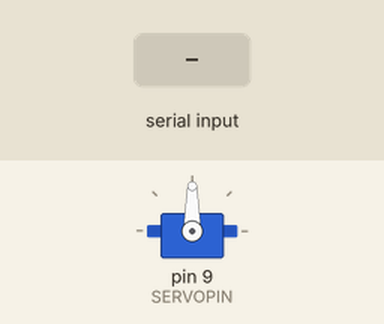
Bench run of a sketch on a simulated Arduino Uno, built with avr-gcc and run on an emulated ATmega328P. Parts: servo. The inputs (shaded band) are chosen by the test bench.

Above: at 1.2 s.
1.3 s: "90,45\n" received over Serial
At 3.4 s:
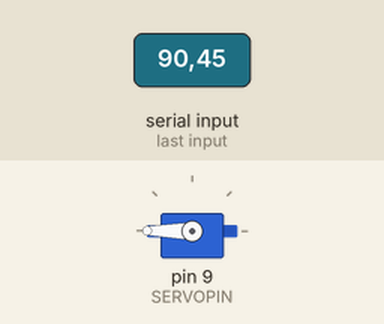
3.8 s: "5\n" received over Serial
At 5.2 s:
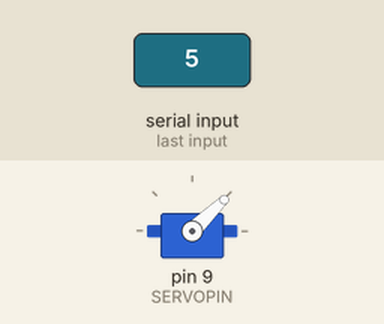
6.3 s: "200\n" received over Serial
At 8.4 s:
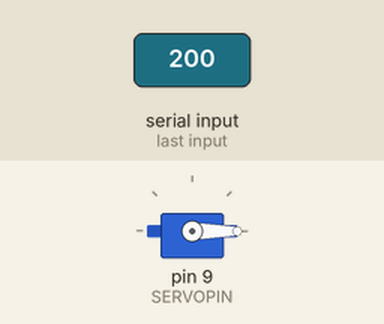
8.8 s: "30,150\n" received over Serial
At 10.4 s:
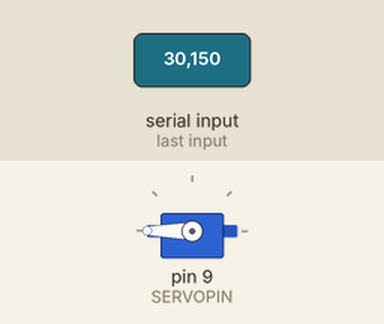
Timing chart, 0 to 11.9 s (numbered marks = the images above; inputs shaded):
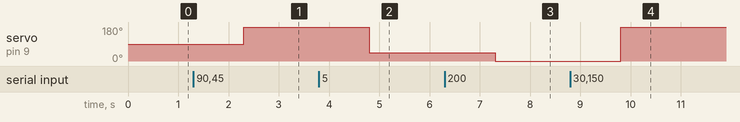

The sketch:

vote-indicator.ino
```cpp
#include <Servo.h>
#include <SoftwareSerial.h>

const int MINSERVOPOS = 0;
const int MAXSERVOPOS = 200;
const int SERVOPIN = 9;

Servo myservo;
int servopos = MINSERVOPOS;
float voteValue = 0.5;
float oldVoteValue = voteValue;
String serialString;

void setup() {
  Serial.begin(9600);
  myservo.attach(SERVOPIN);

}

void loop() {
  // put your main code here, to run repeatedly:
  if(Serial.available()){
    serialString = Serial.readString();
    voteValue = serialString.toFloat();
    if(voteValue != oldVoteValue){
      actuateServo(voteValue);
      oldVoteValue = voteValue;
    }

  }
}

void setServoToStartPosition(){
  pinMode(SERVOPIN, OUTPUT);

  myservo.write(MINSERVOPOS);              // tell servo to go to position in variable 'pos'
  delay(200);                       // waits 15ms for the servo to reach the position
  pinMode(SERVOPIN, INPUT);
}

void actuateServo(float voteValue){
  pinMode(SERVOPIN, OUTPUT);
  servopos = (int)(voteValue * MAXSERVOPOS);
  myservo.write(servopos);              // tell servo to go to position in variable 'pos'
  delay(500);                       // waits 15ms for the servo to reach the position
  pinMode(SERVOPIN, INPUT);
}
```

Measured:
- after the input at 1.3 s, servo on pin 9 (SERVOPIN): 90° → 180° after 1.0 s
- after the input at 3.8 s, servo on pin 9 (SERVOPIN): 180° → 44° after 1.0 s
- after the input at 6.3 s, servo on pin 9 (SERVOPIN): 44° → 0° after 1.0 s
- after the input at 8.8 s, servo on pin 9 (SERVOPIN): 0° → 180° after 1.0 s
